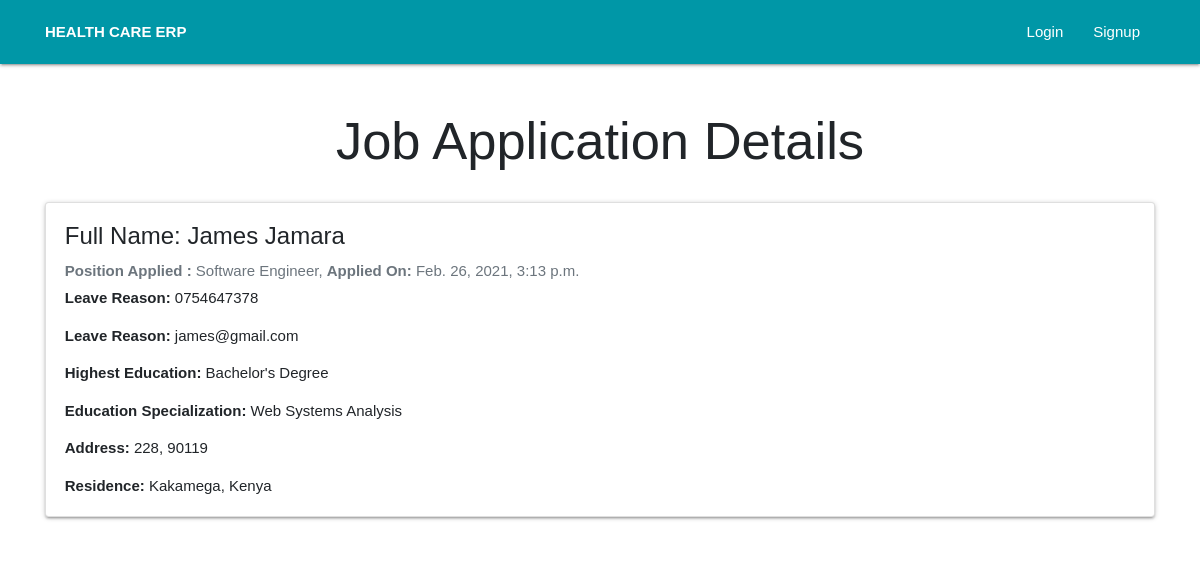
/HumanResource/job_application_details/1/, run on the app's committed database.
### HumanResource/models.py (models this page shows, shortened)
class JobApplication(models.Model):
    applicant_name = models.CharField(max_length=200)
    applicant_phone = models.CharField(max_length=200)
    applicant_email = models.EmailField()
    position = models.CharField(max_length=200)
    highest_education_level = models.CharField(max_length=200)
    education_specialization = models.CharField(verbose_name="Education Specialization", max_length=200)
    postal_code = models.CharField(max_length=200)
    zip_code = models.CharField(max_length=200)
    city = models.CharField(max_length=200)
    country = models.CharField(max_length=200)
    date_submitted = models.DateTimeField(default=timezone.now)
    class Meta:
        verbose_name = ("Job Application")
        verbose_name_plural = ("Job Applications")

### HumanResource/views.py (the view)
# urls.py: path("job_application_details/<int:id>/", views.job_application_details, name="job_application_details"),
def job_application_details(request, id):
    application = JobApplication.objects.get(pk=id)
    context = {
        "application": application
    }
    return render(request, "hr/job_application_details.html", context)

### HumanResource/templates/hr/job_application_details.html
{% extends "base_layout.html" %}
{% block heading %}
  <h2 class="display-4 text-center">Job Application Details</h2>
{% endblock heading %}
{% block content %}
<div class="row">
    <div class="col-12 mt-3">
        <div class="card mb-4">
            <div class="card-body ml-35">
                <h2 class="card-title">Full Name: {{ application.applicant_name }}</h2>
                <p class="card-text text-muted h6"><b>Position Applied : </b>{{ application.position }}, <b>Applied On: </b>{{ application.date_submitted }}</p>
                <p class="card-text"><b>Leave Reason: </b>{{ application.applicant_phone }}</p>
                <p class="card-text"><b>Leave Reason: </b>{{ application.applicant_email }}</p>
                <p class="card-text"><b>Highest Education: </b>{{ application.highest_education_level }}</p>
                <p class="card-text"><b>Education Specialization: </b>{{ application.education_specialization }}</p>
                <p class="card-text"><b>Address: </b>{{ application.postal_code }}, {{ application.zip_code }}</p>
                <p class="card-text"><b>Residence: </b>{{ application.city }}, {{ application.country }}</p>
            </div>
        </div>
    </div>
</div>
{% endblock content %}

### static/css/custom/auth.css (style rules this page uses)
* { margin: 0; padding: 0; font-family: sans-serif; }

### data on the page
JobApplication: applicant_name "James Jamara", position "Software Engineer", date_submitted "Feb. 26, 2021, 3:13 p.m.", applicant_phone "0754647378", applicant_email "james@gmail.com", highest_education_level "Bachelor's Degree", education_specialization "Web Systems Analysis", postal_code "228", zip_code "90119", city "Kakamega", country "Kenya"
